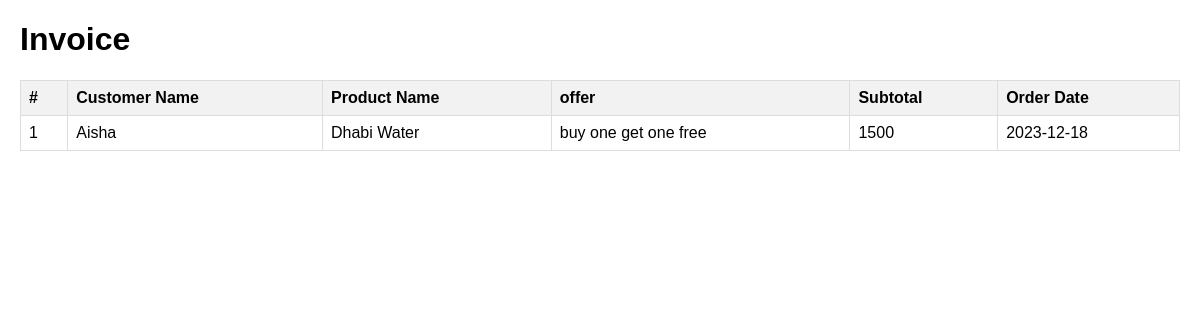
The page /Dashboard/invoice_page.php?id=1 on the database its author committed.
### tables this page shows
CREATE TABLE `order_items` (
  `items_id` int(11) NOT NULL,
  `customer_id` int(11) NOT NULL,
  `product_id` int(11) NOT NULL,
  `offer` varchar(256) DEFAULT NULL,
  `orderdate` date DEFAULT NULL,
  `send_bottles` int(11) NOT NULL,
  `subtotal` int(11) NOT NULL,
  `received_bottles` int(11) NOT NULL
);

CREATE TABLE `customers` (
  `customer_id` int(11) NOT NULL,
  `firstname` varchar(50) NOT NULL,
  `lastname` varchar(50) NOT NULL,
  `email` varchar(50) NOT NULL,
  `phone_number` text NOT NULL,
  `address` varchar(50) NOT NULL,
  `product_id` int(11) DEFAULT NULL
);

CREATE TABLE `products` (
  `id` int(11) NOT NULL,
  `product_name` varchar(50) NOT NULL,
  `description` varchar(100) NOT NULL,
  `price` int(11) NOT NULL,
  `stock_quantity` int(11) NOT NULL
);

### Dashboard/invoice_page.php (the view, shortened to what this page needs)
<?php
include("../conn.php");
if (isset($_GET['id'])) {
   $item_id = $_GET['id'];
        if ($item_id === "this_week") {
            $query = "SELECT order_items.*, customers.firstname AS customer_name, products.product_name
            FROM order_items
            JOIN customers ON customers.customer_id = order_items.customer_id
            JOIN products ON products.id = order_items.product_id WHERE WEEK(order_items.orderdate) = WEEK(NOW()) AND YEAR(order_items.orderdate) = YEAR(NOW())";
            $invoice_data = mysqli_query($conn, $query);
        }else{
    $query = "SELECT order_items.*, customers.firstname AS customer_name, products.product_name
    FROM order_items
    JOIN customers ON customers.customer_id = order_items.customer_id
    JOIN products ON products.id = order_items.product_id
    WHERE order_items.items_id= $item_id";
    $query_run = mysqli_query($conn, $query);
    $invoice_data = mysqli_fetch_assoc($query_run);
    if ($invoice_data) {
    } }
} else {
    echo "Invalid item ID.";
}
?>
        <!DOCTYPE html>
        <html>
        <head>
        </head>
        <body>
            <h1>Invoice</h1>
            <table class='invoice'>
                <thead>
                    <tr>
                        <th>#</th>
                        <th>Customer Name</th>
                        <th>Product Name</th>
                        <th>offer</th>
                        <th>Subtotal</th>
                        <th>Order Date</th>
                    </tr>
                </thead>
                <tbody>
                    <tr>
                        <td><?php echo $invoice_data['items_id']; ?></td>
                        <td><?php echo $invoice_data['customer_name']; ?></td>
                        <td><?php echo $invoice_data['product_name']; ?></td>
                        <td><?php echo $invoice_data['offer']; ?></td>
                        <td><?php echo $invoice_data['subtotal']; ?></td>
                        <td><?php echo $invoice_data['orderdate']; ?></td>
                    </tr>
                </tbody>
            </table>
        </body>
        </html>

### Dashboard/invoice_page.php (style rules this page uses)
body { font-family: Arial, sans-serif; margin: 20px; }
.invoice { border-collapse: collapse; width: 100%; }
.invoice th, .invoice td { border: 1px solid #dddddd; text-align: left; padding: 8px; }
.invoice th { background-color: #f2f2f2; }

### rows shown on the page
order_items: items_id "1", customer.firstname "Aisha", product.product_name "Dhabi Water", offer "buy one get one free", subtotal "1500", orderdate "2023-12-18"
